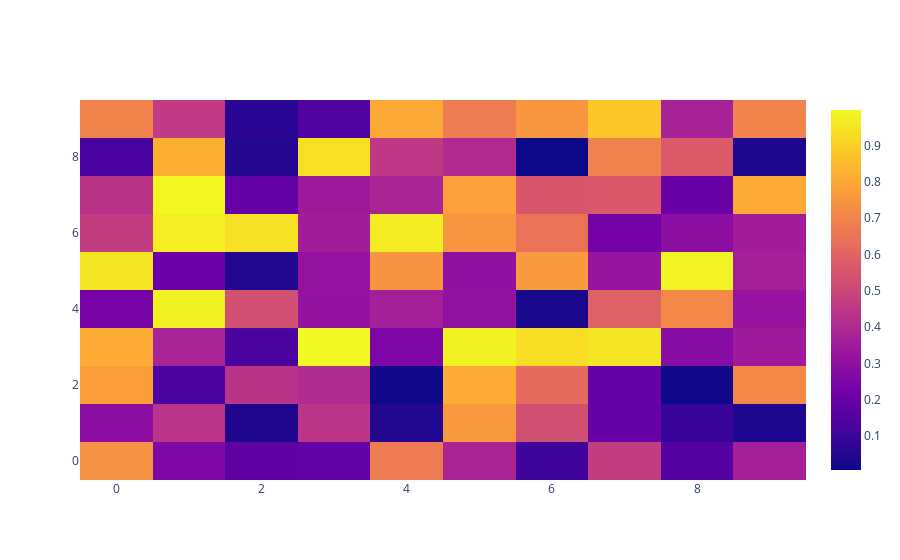

The notebook cell this image was saved under:
### Code cell
# heatmap in plotly
data  =np.random.rand(10,10)

heatmap = go.Heatmap(z=data)
fig = go.Figure(data=[heatmap])
fig.show()
